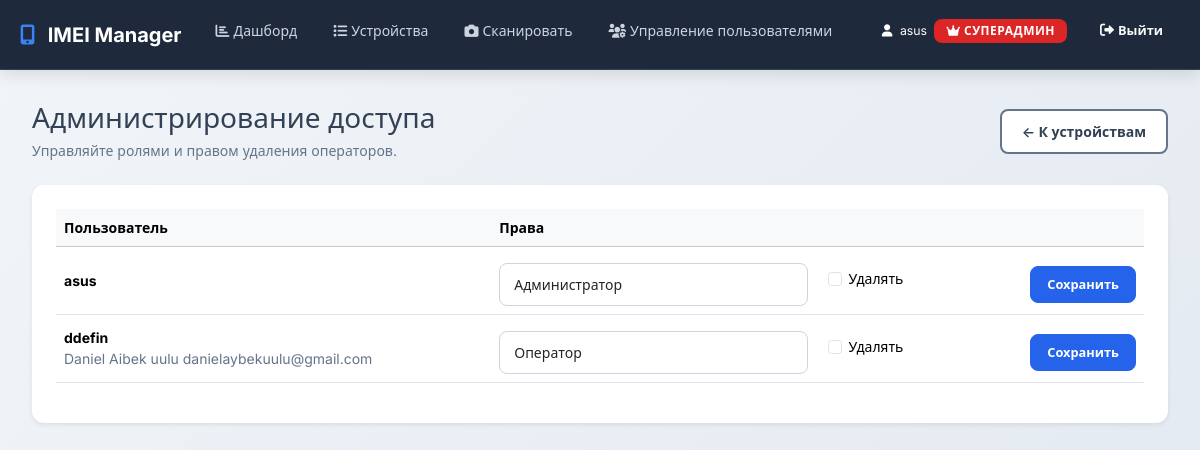
Page /admin-panel/ (signed in) on the committed database.
### devices/models.py (models this page shows, shortened)
class UserProfile(models.Model):
    class Roles(models.TextChoices):
        ADMIN = 'admin', 'Администратор'
        OPERATOR = 'operator', 'Оператор'
        GUEST = 'guest', 'Гость'
    user = models.OneToOneField(User, on_delete=models.CASCADE, related_name='profile')
    role = models.CharField(max_length=20, choices=Roles.choices, default=Roles.GUEST)
    can_delete_devices = models.BooleanField(
        default=True,
        verbose_name='Можно удалять устройства',
        help_text='Если выключено — оператор может только добавлять устройства.',
    )
    is_super_admin = models.BooleanField(
        default=False,
        verbose_name='Суперадминистратор',
        help_text='Полный доступ ко всем функциям, нельзя понизить.',
    )
    created_at = models.DateTimeField(auto_now_add=True)
    updated_at = models.DateTimeField(auto_now=True)
    class Meta:
        verbose_name = 'Профиль пользователя'
        verbose_name_plural = 'Профили пользователей'

### devices/views.py (the view, shortened to what this page needs)
# urls.py: path('admin-panel/', AdminPanelView.as_view(), name='admin_panel'),
class AdminPanelView(AdminRequiredMixin, TemplateView):
    template_name = 'admin_panel.html'
    def get_context_data(self, **kwargs):
        context = super().get_context_data(**kwargs)
        profiles = UserProfile.objects.select_related('user').order_by('user__username')
        forms = []
        for profile in profiles:
            prefix = f'profile-{profile.pk}'
            forms.append(
                {
                    'instance': profile,
                    'form': UserProfileForm(instance=profile, prefix=prefix),
                }
            )
        context['profiles'] = forms
        context['total_users'] = profiles.count()
        return context

### devices/context_processors.py (called while the page is built)
def role_flags(request):
    user = getattr(request, 'user', None)
    return {
        'role_is_admin': is_admin(user),
        'role_is_operator': is_operator(user),
        'role_is_super_admin': is_super_admin(user),
        'role_can_delete': can_delete_devices(user),
    }

### devices/utils.py (called while the page is built)
def is_admin(user: User) -> bool:
    if not user or not user.is_authenticated:
        return False
    if user.is_superuser:
        return True
    profile = _safe_profile(user)
    return profile.role == UserProfile.Roles.ADMIN if profile else False

def is_operator(user: User) -> bool:
    if not user or not user.is_authenticated:
        return False
    if is_admin_or_super(user):
        return True
    profile = _safe_profile(user)
    return profile.role == UserProfile.Roles.OPERATOR if profile else False

def can_delete_devices(user: User) -> bool:
    if not user or not user.is_authenticated:
        return False
    if is_admin_or_super(user):  # Админы и суперадмины могут удалять
        return True
    profile = _safe_profile(user)
    return bool(profile and profile.role == UserProfile.Roles.OPERATOR and profile.can_delete_devices)

def is_super_admin(user: User) -> bool:
    if not user or not user.is_authenticated:
        return False
    if user.is_superuser:
        return True
    profile = _safe_profile(user)
    return profile.is_super_admin if profile else False

def is_admin_or_super(user: User) -> bool:
    return is_admin(user) or is_super_admin(user)

### devices/views.py (called while the page is built)
    def test_func(self):
        return is_admin(self.request.user)

### templates/admin_panel.html (shortened to what this page needs)
{% extends 'base.html' %}
{% block content %}
<div class="d-flex justify-content-between align-items-center mb-4">
    <div>
        <h1 class="h3 mb-1">Администрирование доступа</h1>
        <p class="text-muted mb-0">Управляйте ролями и правом удаления операторов.</p>
    </div>
    <a href="{% url 'device_list' %}" class="btn btn-outline-secondary">← К устройствам</a>
</div>
<div class="card shadow-sm border-0">
    <div class="card-body">
        <div class="table-responsive">
            <table class="table align-middle">
                <thead class="table-light">
                    <tr>
                        <th>Пользователь</th>
                        <th style="width: 60%;">Права</th>
                    </tr>
                </thead>
                <tbody>
                    {% for profile in profiles %}
                        <tr>
                            <td>
                               <strong>{{ profile.instance.user.username }}</strong>
{% if profile.instance.user.get_full_name %}
    <br><small class="text-muted">{{ profile.instance.user.get_full_name }}</small>
{% endif %}
                                <small class="text-muted">{{ profile.instance.user.email }}</small>
                            </td>
                            <td>
                                <form method="post" class="row g-2 align-items-center" novalidate>
                                    <div class="col-12 col-md-6">
                                        {{ profile.form.role }}
                                    </div>
                                    <div class="col-12 col-md-3">
                                        <div class="form-check">
                                            {{ profile.form.can_delete_devices }}
                                            <label class="form-check-label" for="{{ profile.form.can_delete_devices.id_for_label }}">Удалять</label>
                                        </div>
                                    </div>
                                    <div class="col-12 col-md-3 text-end">
                                        <button type="submit" class="btn btn-primary btn-sm">Сохранить</button>
                                    </div>
                                </form>
                            </td>
                        </tr>
                    {% empty %}
                        <tr>
                            <td colspan="2" class="text-center text-muted py-4">Пользователи не найдены.</td>
                        </tr>
                    {% endfor %}
                </tbody>
            </table>
        </div>
    </div>
</div>
{% endblock %}

### templates/base.html (shortened to what this page needs)
{% load static %}
<!DOCTYPE html>
<html lang="ru">
<head>
    <link rel="stylesheet" href="https://cdnjs.cloudflare.com/ajax/libs/font-awesome/6.0.0/css/all.min.css">
    <link href="https://cdn.jsdelivr.net/npm/bootstrap@5.3.3/dist/css/bootstrap.min.css" rel="stylesheet">
    <link rel="stylesheet" href="{% static 'css/style.css' %}">
</head>
<body>
<nav class="navbar navbar-expand-lg navbar-dark">
    <div class="container">
        <a class="navbar-brand" href="{% url 'dashboard' %}">
            <i class="fas fa-mobile-alt me-2"></i>
            IMEI Manager
        </a>
        {% if request.user.is_authenticated %}
        <div class="collapse navbar-collapse" id="navbarNav">
            <ul class="navbar-nav me-auto mb-2 mb-lg-0">
                <li class="nav-item">
                    <a class="nav-link {% if request.path == '/' %}active{% endif %}" href="{% url 'dashboard' %}">
                        <i class="fas fa-chart-bar me-1"></i>Дашборд
                    </a>
                </li>
                <li class="nav-item">
                    <a class="nav-link {% if request.path|slice:':8' == '/devices' %}active{% endif %}"
                       href="{% url 'device_list' %}">
                        <i class="fas fa-list me-1"></i>Устройства
                    </a>
                </li>
                {% if request.user.is_authenticated and perms.devices.add_device %}
                    <li class="nav-item">
                        <a class="nav-link" href="{% url 'scan' %}">
                            <i class="fas fa-camera me-1"></i>Сканировать
                        </a>
                    </li>
                {% endif %}
                {% if role_is_admin or role_is_super_admin %}
                <li class="nav-item">
                    <a class="nav-link {% if request.path == '/user-management/' %}active{% endif %}"
                       href="{% url 'user_management' %}">
                        <i class="fas fa-users-cog me-1"></i>Управление пользователями
                    </a>
                </li>
                {% endif %}
            </ul>
        {% endif %}
            <ul class="navbar-nav mb-2 mb-lg-0">
                {% if request.user.is_authenticated %}
                    <li class="nav-item d-flex align-items-center text-white pe-3">
                        <span class="small">
                            <i class="fas fa-user me-1"></i>
                            {{ request.user.get_short_name|default:request.user.username }}
                            {% if role_is_super_admin %}
                            <span class="badge bg-danger ms-1"><i class="fas fa-crown"></i> Суперадмин</span>
                            {% elif role_is_admin %}
                            <span class="badge bg-danger ms-1">Админ</span>
                            {% elif role_is_operator %}
                            <span class="badge bg-warning ms-1">Оператор</span>
                            {% else %}
                            <span class="badge bg-secondary ms-1">Гость</span>
                            {% endif %}
                        </span>
                    </li>
                    <li class="nav-item">
                        <a class="btn btn-outline-light btn-sm" href="{% url 'logout' %}">
                            <i class="fas fa-sign-out-alt me-1"></i>Выйти
                        </a>
                    </li>
                {% endif %}
            </ul>
        {% if request.user.is_authenticated %}
        </div>
        {% endif %}
    </div>
</nav>
<main class="container py-4">
    {% block content %}{% endblock %}
</main>
</body>
</html>

### static/css/style.css (style rules this page uses)
:root { --primary: #2563eb; --primary-dark: #1d4ed8; --primary-light: #3b82f6; --secondary: #475569; --secondary-dark: #334155; --success: #059669; --warning: #d97706; --danger: #dc2626; --info: #0891b2; --light: #f8fafc; --dark: #1e293b; --gray-50: #f8fafc; --gray-100: #f1f5f9; --gray-200: #e2e8f0; --gray-300: #cbd5e1; --gray-400: #94a3b8; --gray-500: #64748b; --gray-600: #475569; --gray-700: #334155; --gray-800: #1e293b; --gray-900: #0f172a; --border-radius: 12px; --shadow-sm: 0 2px 8px rgba(0, 0, 0, 0.08); --shadow-md: 0 4px 16px rgba(0, 0, 0, 0.12); --shadow-lg: 0 8px 32px rgba(0, 0, 0, 0.15); --transition: all 0.3s cubic-bezier(0.4, 0, 0.2, 1); }
* { margin: 0; padding: 0; box-sizing: border-box; }
body { background: linear-gradient(135deg, #f1f5f9 0%, #e2e8f0 100%); min-height: 100vh; font-family: 'Inter', 'Segoe UI', system-ui, -apple-system, sans-serif; font-size: 14px; line-height: 1.5; color: var(--gray-700); padding: 0; }
.container { max-width: 1200px; margin: 0 auto; padding: 0 20px; }
.navbar { background: var(--gray-800) !important; backdrop-filter: blur(10px); border-bottom: 1px solid var(--gray-700); box-shadow: var(--shadow-md); padding: 0.75rem 0; }
.navbar-brand { font-weight: 700; font-size: 1.25rem; color: white !important; }
.navbar-brand i { color: var(--primary-light); }
.nav-link { font-weight: 500; font-size: 0.875rem; transition: var(--transition); border-radius: 8px; margin: 0 2px; color: var(--gray-300) !important; padding: 0.5rem 1rem !important; }
.py-4 { padding: 2rem !important; }
h1 { font-size: 1.75rem; font-weight: 700; }
.text-muted { color: var(--gray-500) !important; font-size: 0.875rem; }
.btn { border-radius: 8px; font-weight: 600; font-size: 0.875rem; padding: 0.625rem 1.25rem; transition: var(--transition); border: 1px solid transparent; }
.btn-sm { padding: 0.5rem 1rem; font-size: 0.8rem; }
.btn-primary { background: var(--primary); border-color: var(--primary); color: white; }
.btn-outline-secondary { background: white; border: 2px solid var(--gray-500); color: var(--gray-700); font-weight: 600; }
.badge { border-radius: 8px; padding: 0.375rem 0.75rem; font-weight: 600; font-size: 0.75rem; text-transform: uppercase; letter-spacing: 0.5px; }
.bg-danger { background: var(--danger) !important; }
.card { border: 1px solid var(--gray-200); border-radius: var(--border-radius); box-shadow: var(--shadow-sm); transition: var(--transition); background: white; }
.card-body { padding: 1.5rem; }
.form-control, .form-select { border-radius: 8px; border: 1px solid var(--gray-300); padding: 0.625rem 0.875rem; transition: var(--transition); font-size: 0.875rem; background: white; }
.row { margin: 0 -10px; }
.row > * { padding: 0 10px; }
.text-end { text-align: right !important; }
.d-flex { display: flex !important; }
.justify-content-between { justify-content: space-between !important; }
.align-items-center { align-items: center !important; }
.mb-0 { margin-bottom: 0 !important; }
.mb-1 { margin-bottom: 0.25rem !important; }
.mb-2 { margin-bottom: 0.5rem !important; }
.mb-4 { margin-bottom: 1.5rem !important; }
.btn i { margin-right: 0.5rem; font-size: 0.875rem; }
.form-check { margin-bottom: 0.5rem; }
.badge.bg-danger { background: var(--danger) !important; }

### rows in the picture
UserProfile: instance.user.username "asus"
UserProfile: instance.user.username "ddefin", instance.user.get_full_name "Daniel Aibek uulu", instance.user.email "danielaybekuulu@gmail.com"

### other values in the picture
{{ request.user.get_short_name|default:request.user.username }} "asus"
